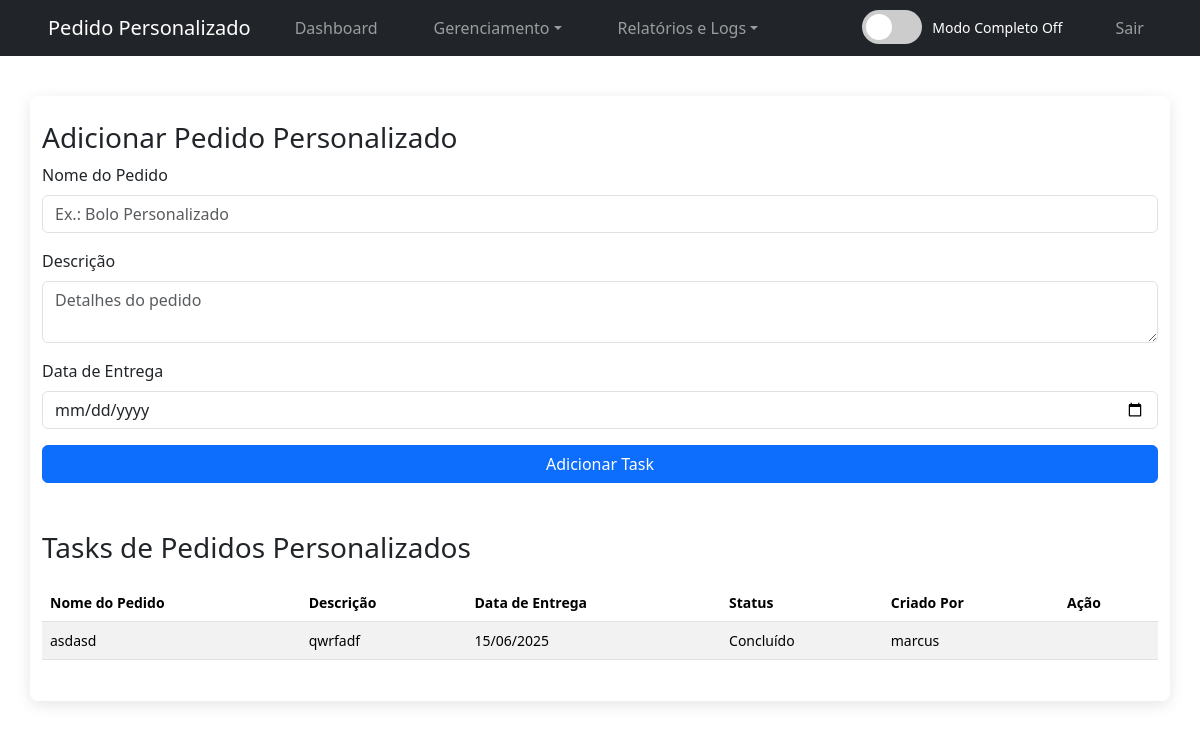
Page /pedido_personalizado.php (signed in) on the earlier database version.
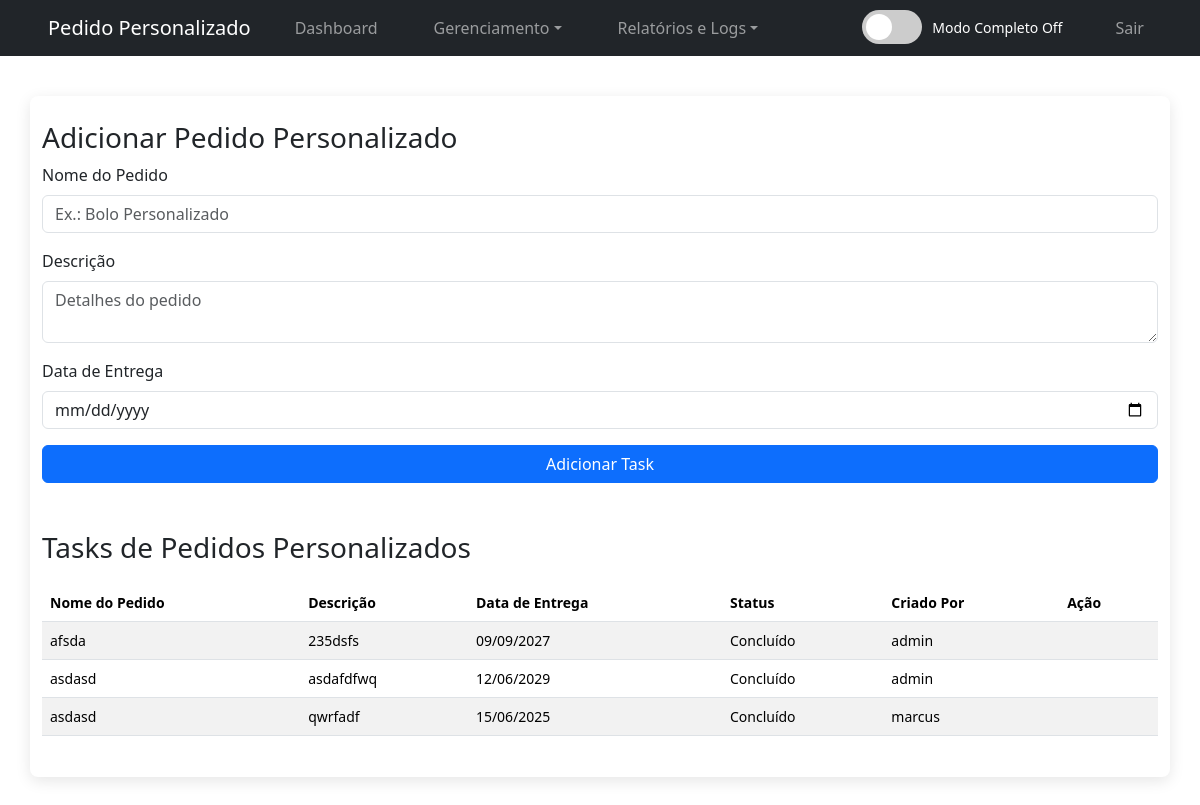
Same page on the later database version.
### tables this page shows
CREATE TABLE `tasks` (
  `id` int(11) NOT NULL AUTO_INCREMENT,
  `nome_pedido` varchar(255) NOT NULL,
  `descricao` text DEFAULT NULL,
  `data_entrega` date DEFAULT NULL,
  `status` enum('pendente','concluido') DEFAULT 'pendente',
  `criado_por` varchar(50) DEFAULT NULL,
  `criado_em` timestamp NOT NULL DEFAULT current_timestamp(),
  PRIMARY KEY (`id`)
);

### pedido_personalizado.php (the view, shortened to what this page needs)
<?php
require_once 'conexao.php';
$sql_tasks = "SELECT * FROM tasks ORDER BY criado_em DESC";
$resultado_tasks = $conexao->query($sql_tasks);
$tasks = [];
while ($row = $resultado_tasks->fetch_assoc()) {
    $tasks[] = $row;
}
?>
<!DOCTYPE html>
<html lang="pt-BR">
<head>
    <link rel="stylesheet" href="style.css">
    <link href="https://cdn.jsdelivr.net/npm/bootstrap@5.3.3/dist/css/bootstrap.min.css" rel="stylesheet">
</head>
<body>
    <?php include 'navbar.php'; ?>
    <div class="container">
        <h3>Adicionar Pedido Personalizado</h3>
        <form action="pedido_personalizado.php" method="post">
            <div class="mb-3">
                <label for="nome_pedido" class="form-label">Nome do Pedido</label>
                <input type="text" class="form-control" id="nome_pedido" name="nome_pedido" placeholder="Ex.: Bolo Personalizado" required>
            </div>
            <div class="mb-3">
                <label for="descricao" class="form-label">Descrição</label>
                <textarea class="form-control" id="descricao" name="descricao" placeholder="Detalhes do pedido"></textarea>
            </div>
            <div class="mb-3">
                <label for="data_entrega" class="form-label">Data de Entrega</label>
                <input type="date" class="form-control" id="data_entrega" name="data_entrega" required>
            </div>
            <button type="submit" name="adicionar" class="btn btn-primary">Adicionar Task</button>
        </form>
        <h3 class="mt-5">Tasks de Pedidos Personalizados</h3>
        <?php if (empty($tasks)): ?>
            <p>Nenhuma task cadastrada ainda.</p>
        <?php else: ?>
            <table class="table table-striped">
                <thead>
                    <tr>
                        <th>Nome do Pedido</th>
                        <th>Descrição</th>
                        <th>Data de Entrega</th>
                        <th>Status</th>
                        <th>Criado Por</th>
                        <th>Ação</th>
                    </tr>
                </thead>
                <tbody>
                    <?php foreach ($tasks as $task): ?>
                        <tr>
                            <td><?php echo htmlspecialchars($task['nome_pedido']); ?></td>
                            <td><?php echo htmlspecialchars($task['descricao'] ?? 'Sem descrição'); ?></td>
                            <td><?php echo date('d/m/Y', strtotime($task['data_entrega'])); ?></td>
                            <td><?php echo $task['status'] === 'pendente' ? 'Pendente' : 'Concluído'; ?></td>
                            <td><?php echo htmlspecialchars($task['criado_por']); ?></td>
                            <td>
                            </td>
                        </tr>
                    <?php endforeach; ?>
                </tbody>
            </table>
        <?php endif; ?>
    </div>
</body>
</html>

Differences in the rows shown:
added tasks: nome_pedido "afsda", descricao "235dsfs", data_entrega "09/09/2027", status "Concluído", criado_por "admin"
added tasks: nome_pedido "asdasd", descricao "asdafdfwq", data_entrega "12/06/2029", status "Concluído", criado_por "admin"
